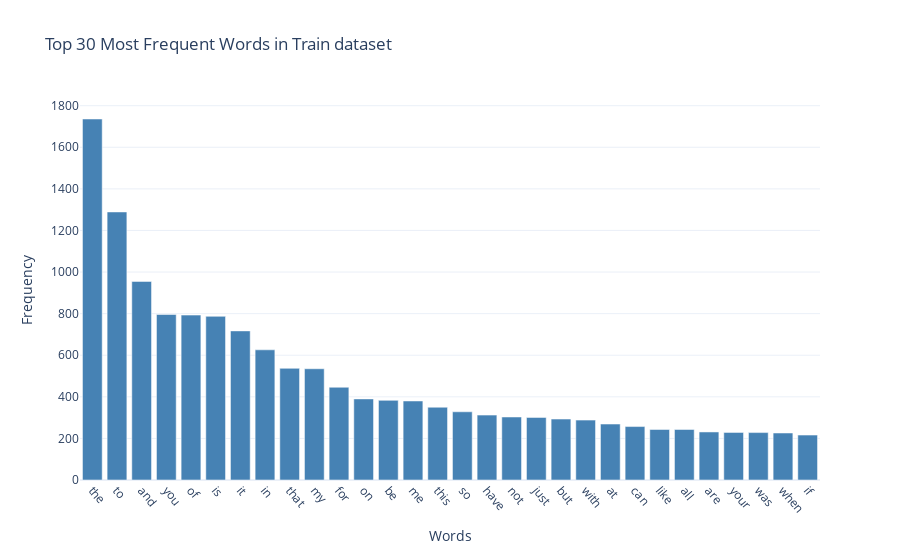

Here is the notebook cell this chart was saved with:
### Code cell
# Answer here

# Get the word frequencies in train dataset
count_vect = CountVectorizer()
train_df_counts = count_vect.fit_transform(train_df.text)
train_word_frequencies = np.asarray(train_df_counts.sum(axis=0))[0]

sorted_train_index = np.argsort(train_word_frequencies)[::-1][:30]
top30_words_train = count_vect.get_feature_names_out()[sorted_train_index]
top30_counts_train = train_word_frequencies[sorted_train_index]
print (top30_words_train)
print (top30_counts_train)

#Plot the word frequency
import plotly.express as px
fig = px.bar(x = top30_words_train, y = top30_counts_train, 
    title=f"Top 30 Most Frequent Words in Train dataset", labels={'x': 'Words', 'y': 'Frequency'})
fig.update_traces(marker_color="steelblue", textposition="outside")
fig.update_layout(xaxis_tickangle=50, template="plotly_white")
fig.show()

### Figure 1 — Plotly figure (JSON) as saved in the notebook; plotly's stock layout.template omitted (floating-point values rounded to 4 significant figures)
{"data": [{"hovertemplate": "Words=%{x}<br>Frequency=%{y}<extra></extra>", "legendgroup": "", "marker": {"color": "steelblue", "pattern": {"shape": ""}}, "name": "", "orientation": "v", "showlegend": false, "textposition": "outside", "type": "bar", "x": ["the", "to", "and", "you", "of", "is", "it", "in", "that", "my", "for", "on", "be", "me", "this", "so", "have", "not", "just", "but", "with", "at", "can", "like", "all", "are", "your", "was", "when", "if"], "xaxis": "x", "y": [1736, 1289, 955, 796, 793, 787, 717, 626, 537, 535, 446, 390, 383, 380, 350, 328, 312, 303, 301, 293, 288, 269, 257, 243, 243, 231, 229, 228, 226, 216], "yaxis": "y"}], "layout": {"barmode": "relative", "legend": {"tracegroupgap": 0}, "title": {"text": "Top 30 Most Frequent Words in Train dataset"}, "xaxis": {"anchor": "y", "domain": [0, 1], "tickangle": 50, "title": {"text": "Words"}}, "yaxis": {"anchor": "x", "domain": [0, 1], "title": {"text": "Frequency"}}}}
